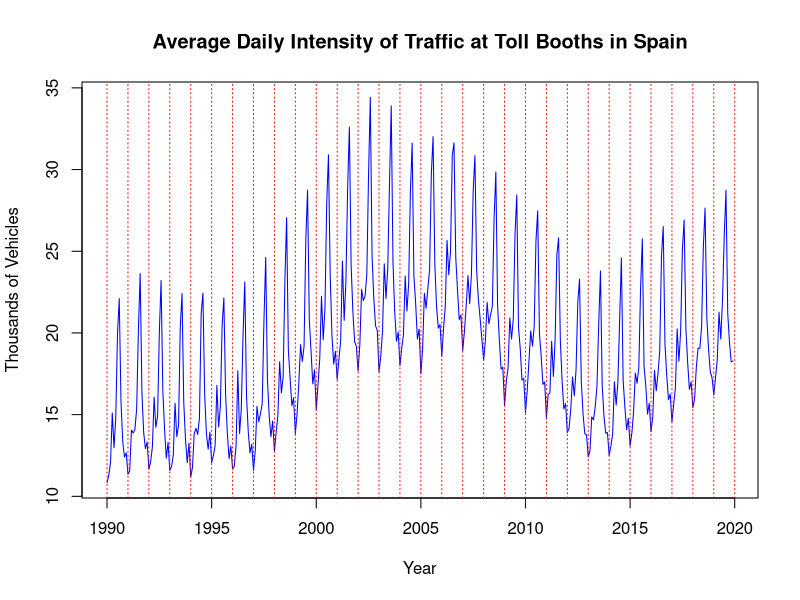
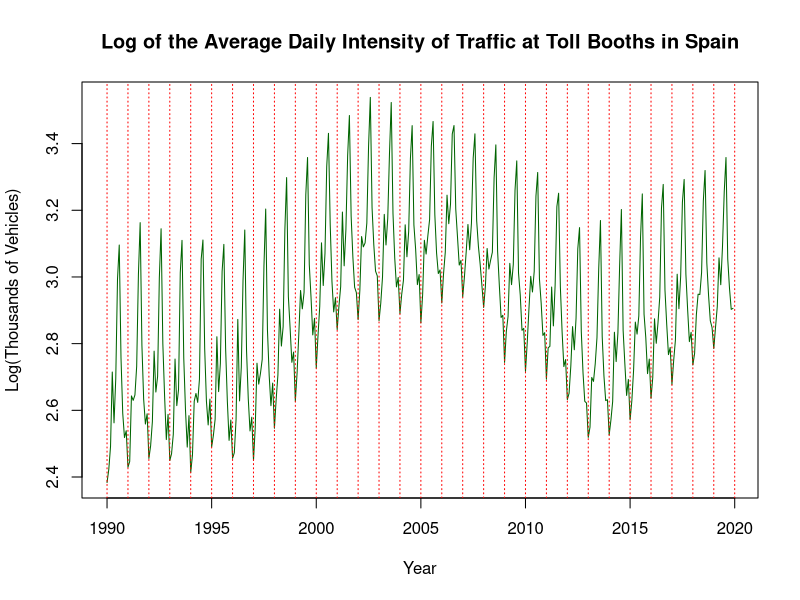
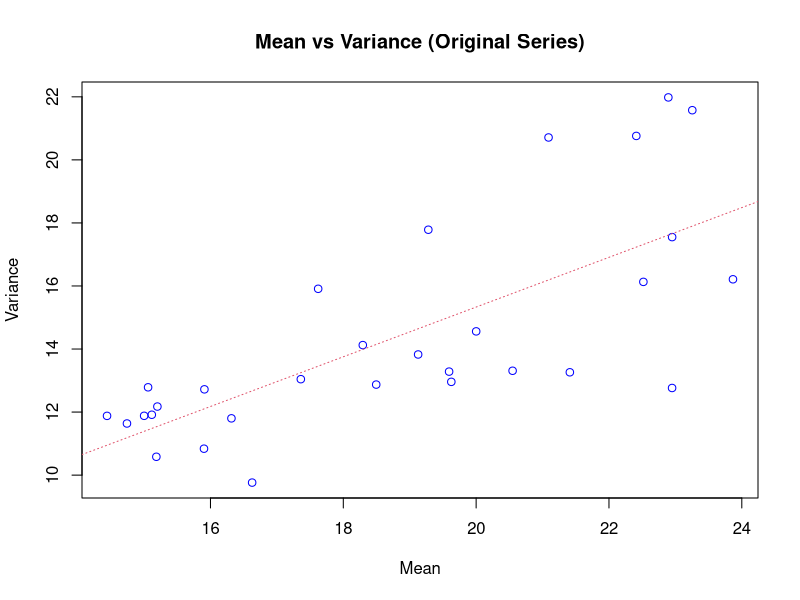
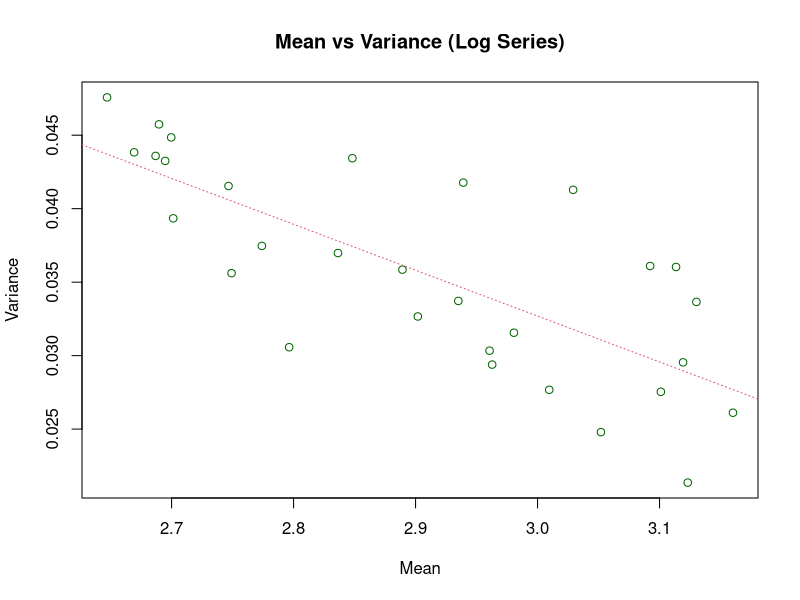
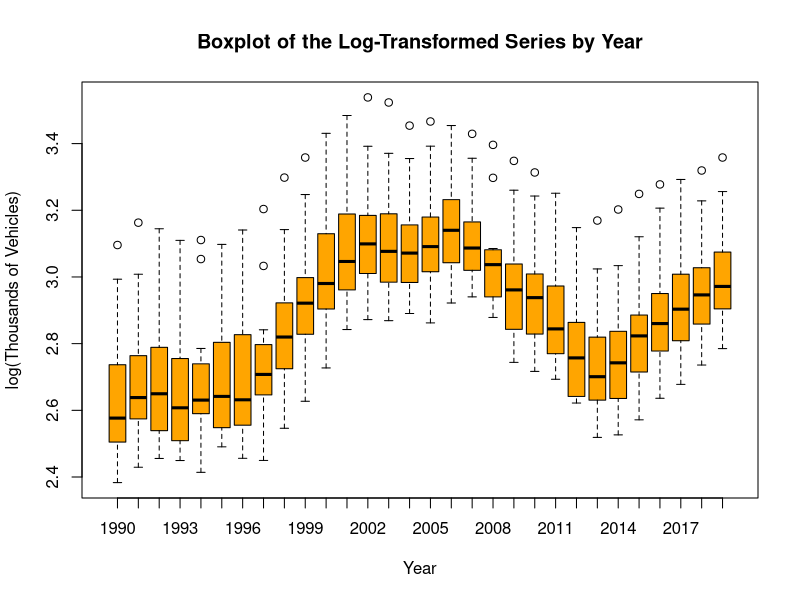
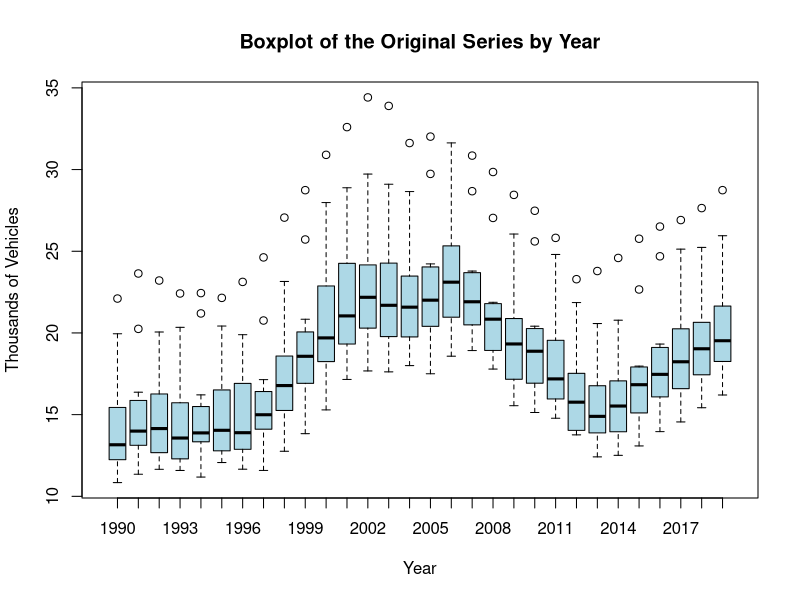
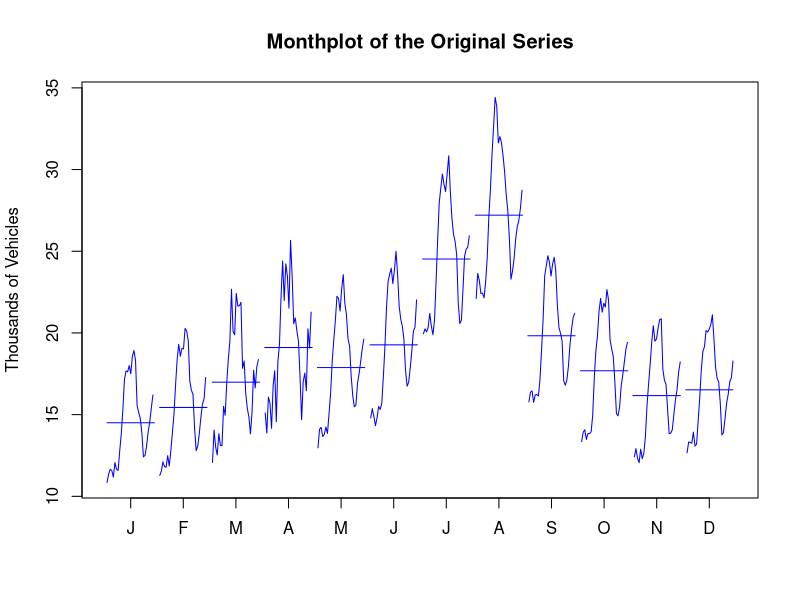
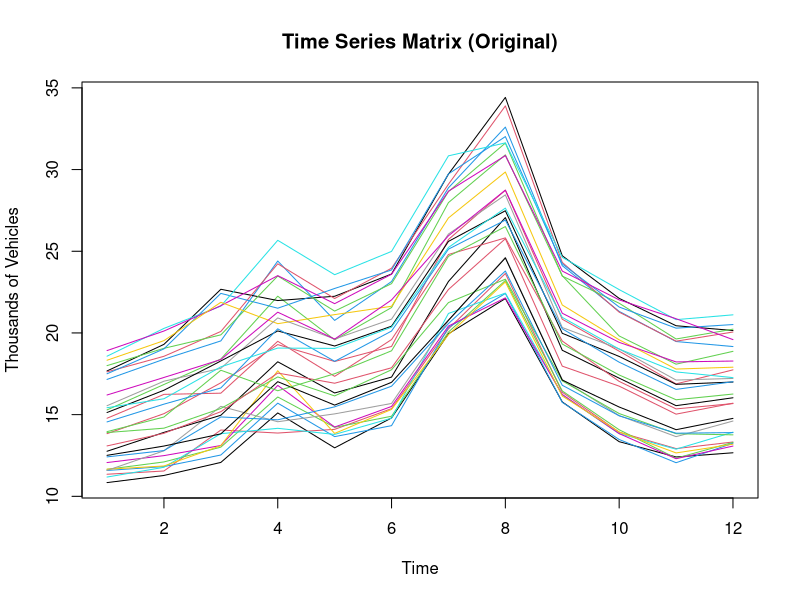

Here is the R script that generated these plots, in order:
## ---- chunk 1
knitr::opts_chunk$set(echo = TRUE)
#install.packages("tseries")
#install.packages("forecast")  
library(tseries)
library(forecast)
## ---- chunk 2

# 1) Reading the data and initial plots

# Convert the data into a time series (freq=12 for monthly data, starting at 1990)
serie <- window(ts(read.table("peajes.dat"), start = 1990, freq = 12))

# Plot of the original series
plot(
  serie,
  main = "Average Daily Intensity of Traffic at Toll Booths in Spain",
  xlab = "Year",
  ylab = "Thousands of Vehicles",
  col = "blue"
)
abline(v = 1990:2020, lty = 3, col = "red")

# Log-transformed series
log_serie <- log(serie)

# Plot of the log-transformed series
plot(
  log_serie,
  main = "Log of the Average Daily Intensity of Traffic at Toll Booths in Spain",
  xlab = "Year",
  ylab = "Log(Thousands of Vehicles)",
  col = "darkgreen"
)
abline(v = 1990:2020, lty = 3, col = "red")


## ---- chunk 3
# 2) Calculating mean and variance by year, and boxplots

# Mean and variance of the original series
m <- apply(matrix(serie, nr = 12), 2, mean)
v <- apply(matrix(serie, nr = 12), 2, var)

# Plot of mean vs variance for the original series
plot(
  m, v,
  main = "Mean vs Variance (Original Series)",
  xlab = "Mean",
  ylab = "Variance",
  col = "blue"
)
abline(lm(v ~ m), col = 2, lty = 3)

linear_model_ts <- lm(v ~ m)

# Mean and variance of the log-transformed series
m_log <- apply(matrix(log_serie, nr = 12), 2, mean)
v_log <- apply(matrix(log_serie, nr = 12), 2, var)

# Plot of mean vs variance for the log-transformed series
plot(
  m_log, v_log,
  main = "Mean vs Variance (Log Series)",
  xlab = "Mean",
  ylab = "Variance",
  col = "darkgreen"
)
abline(lm(v_log ~ m_log), col = 2, lty = 3)

linear_model_log_ts <- lm(v_log ~ m_log)

# By looking at these plots, we see there might not be a huge difference in variance stabilization

# Boxplots by year for the log-transformed series
boxplot(
  log_serie ~ floor(time(serie)),
  main = "Boxplot of the Log-Transformed Series by Year",
  xlab = "Year",
  ylab = "log(Thousands of Vehicles)",
  col = "orange"
)

# Boxplots by year for the original series
boxplot(
  serie ~ floor(time(serie)),
  main = "Boxplot of the Original Series by Year",
  xlab = "Year",
  ylab = "Thousands of Vehicles",
  col = "lightblue"
)

## ---- chunk 4
# 3) Determination of the differencing order

# Apply ndiffs() and nsdiffs() to the original series
ndiffs_original  <- ndiffs(serie)
nsdiffs_original <- nsdiffs(serie)

cat("Suggested regular differencing (original):", ndiffs_original, "\n")
cat("Suggested seasonal differencing (original):", nsdiffs_original, "\n")

# Apply ndiffs() and nsdiffs() to the log-transformed series
ndiffs_log  <- ndiffs(log_serie)
nsdiffs_log <- nsdiffs(log_serie)

cat("Suggested regular differencing (log):", ndiffs_log, "\n")
cat("Suggested seasonal differencing (log):", nsdiffs_log, "\n")
## ---- chunk 5
# 4) Exploring seasonality and differencing

# Month plot of the original series (shows seasonal patterns by month)
monthplot(
  serie,
  main = "Monthplot of the Original Series",
  ylab = "Thousands of Vehicles",
  col = "blue"
)

# Plot the series in a matrix form (each line is a month)
ts.plot(
  matrix(serie, nr = 12),
  main = "Time Series Matrix (Original)",
  xlab = "Time",
  ylab = "Thousands of Vehicles",
  col = 1:12
)

# We apply diff with lag=12 to remove annual seasonality
d12serie <- diff(serie, lag = 12)

# Plot the differenced series
plot(
  d12serie,
  main = "Seasonally Differenced Series (lag = 12)",
  xlab = "Time",
  ylab = "Differenced Values",
  col = "purple"
)

# Month plot of the differenced series
monthplot(
  d12serie,
  main = "Monthplot of the Differenced Series (lag = 12)",
  ylab = "Differenced Values",
  col = "purple"
)

# Matrix plot of the differenced series
ts.plot(
  matrix(d12serie, nr = 12),
  main = "Time Series Matrix (Differenced)",
  xlab = "Time",
  ylab = "Values (D12)",
  col = 1:12
)

## ---- chunk 6
# Boxplots by year for the original and differenced series

# Boxplot of the original series grouped by year
boxplot(
  serie ~ floor(time(serie)),
  main = "Boxplot of the Original Series by Year",
  xlab = "Year",
  ylab = "Thousands of Vehicles",
  col = "lightblue"
)

# Boxplot of the seasonally differenced series (lag=12) grouped by year

boxplot(
  na.omit(d12serie) ~ floor(time(na.omit(d12serie))),
  main = "Boxplot of the Differenced Series (lag=12) by Year",
  xlab = "Year",
  ylab = "Differenced Values",
  col = "lightgreen"
)

#  Stationarity tests using Augmented Dickey-Fuller (ADF) and KPSS tests

# Original series
adf_original <- adf.test(serie)
kpss_original <- kpss.test(serie)

# Differenced series (removing NAs)
adf_diff <- adf.test(na.omit(d12serie))
kpss_diff <- kpss.test(na.omit(d12serie))

# Display the results
adf_original
kpss_original
adf_diff
kpss_diff

## ---- chunk 7
#We apply diff (with lag 1) to make it stationary
d1d12serie<-diff(d12serie,lag=1)
d12d12serie<-diff(d12serie, lag=12)
d12d1d12serie<-diff(d1d12serie, lag=12)

var(d12serie)
var(d1d12serie)
var(d12d12serie)
var(d12d1d12serie)

plot(d12serie)
plot(d1d12serie)
plot(d12d12serie)
plot(d12d1d12serie)

#perform adf test
#H0: The variance and mean are not constant, and the timeseries is not stationary.
#H1: The variance and mean are constant, and the timeseries is stationary.

adf.test(d12serie)
kpss.test(d12serie)
adf.test(d1d12serie)
kpss.test(d1d12serie)
adf.test(d12d12serie)
kpss.test(d12d12serie)
adf.test(d12d1d12serie)
kpss.test(d12d1d12serie)

# Boxplot of d1d12serie grouped by year

boxplot(
  na.omit(d1d12serie) ~ floor(time(na.omit(d1d12serie))),
  main = "Boxplot of the Differenced Series (lag=1, lag=12) by Year",
  xlab = "Year",
  ylab = "Differenced Values",
  col = "lightgreen"
)

#jo aquí diria que ens hem de quedar amb el d1d12serie perquè passa el adf test i dels qwue passen l'adf test és el que te la var. més baixa

## ---- chunk 8
# Plot ACF and PACF for the stationary series
par(mfrow = c(1, 2)) # Set up the plot layout
acf(d1d12serie, main = "ACF of Stationary Series")
pacf(d1d12serie, main = "PACF of Stationary Series")
par(mfrow = c(1, 1)) # Reset plot layout

#print all values 
print("ACF")
acf(d1d12serie, plot = FALSE)
print("PACF")
pacf(d1d12serie, plot = FALSE)

## ---- chunk 9
# Assuming 'd1d12serie' is already defined and is your stationary series

# Previous models from your colleague:
model1 <- arima(d1d12serie, order = c(2, 0, 0))
model2 <- arima(d1d12serie, order = c(0, 0, 4))
model3 <- arima(d1d12serie, order = c(2, 0, 4))

# Additional models you might consider:
model4 <- arima(d1d12serie, order = c(1, 0, 1))  # AR(1), MA(1)
model5 <- arima(d1d12serie, order = c(2, 0, 1))  # AR(2), MA(1)
model6 <- arima(d1d12serie, order = c(1, 0, 2))  # AR(1), MA(2)



# Compare AIC and BIC values for all models
aic_values <- c(
  AIC(model1), AIC(model2), AIC(model3),
  AIC(model4), AIC(model5), AIC(model6)
)

bic_values <- c(
  BIC(model1), BIC(model2), BIC(model3),
  BIC(model4), BIC(model5), BIC(model6)
)

comparison <- data.frame(
  model = c("ARIMA(2,0,0)", "ARIMA(0,0,4)", "ARIMA(2,0,4)",
            "ARIMA(1,0,1)", "ARIMA(2,0,1)", "ARIMA(1,0,2)"),
  AIC = aic_values,
  BIC = bic_values
)

print(comparison)


## ---- chunk 10
# ----- ESTIMATION OF THE IDENTIFIED MODEL (ARIMA(2,0,4)) -----

# Fit the ARIMA(2,0,4) model to the differenced series
cat("Best model")
best_model <- arima(d1d12serie, order = c(2, 0, 4))

# Display a summary of the fitted model
summary(best_model)


cat("Second best model")
second_best_model <- arima(d1d12serie, order = c(1, 0, 1))

# Display a summary of the fitted model
summary(second_best_model)





## ---- chunk 11
#################Validation#################################
validation=function(model){
  s=frequency(get(model$series))
  resid=model$residuals
  par(mfrow=c(2,2),mar=c(3,3,3,3))
  #Residuals plot
  plot(resid,main="Residuals")
  abline(h=0)
  abline(h=c(-3*sd(resid),3*sd(resid)),lty=3,col=4)
  #Square Root of absolute values of residuals (Homocedasticity)
  scatter.smooth(sqrt(abs(resid)),main="Square Root of Absolute residuals",
                 lpars=list(col=2))
  
  #Normal plot of residuals
  qqnorm(resid)
  qqline(resid,col=2,lwd=2)
  
  ##Histogram of residuals with normal curve
  hist(resid,breaks=20,freq=FALSE)
  curve(dnorm(x,mean=mean(resid),sd=sd(resid)),col=2,add=T)
  
  
  #ACF & PACF of residuals
  par(mfrow=c(1,2))
  acf(resid,ylim=c(-1,1),lag.max=60,col=c(2,rep(1,s-1)),lwd=1)
  pacf(resid,ylim=c(-1,1),lag.max=60,col=c(rep(1,s-1),2),lwd=1)
  par(mfrow=c(1,1))
  
  #Ljung-Box p-values
  par(mar=c(2,2,1,1))
  tsdiag(model,gof.lag=7*s)
  cat("\n--------------------------------------------------------------------\n")
  print(model)
  
  #Stationary and Invertible
  cat("\nModul of AR Characteristic polynomial Roots: ", 
      Mod(polyroot(c(1,-model$model$phi))),"\n")
  cat("\nModul of MA Characteristic polynomial Roots: ",
      Mod(polyroot(c(1,model$model$theta))),"\n")
  
  suppressMessages(require(forecast,quietly=TRUE,warn.conflicts=FALSE))
  plot(model)
  
  #Model expressed as an MA infinity (psi-weights)
  psis=ARMAtoMA(ar=model$model$phi,ma=model$model$theta,lag.max=36)
  names(psis)=paste("psi",1:36)
  cat("\nPsi-weights (MA(inf))\n")
  cat("\n--------------------\n")
  print(psis[1:24])
  
  #Model expressed as an AR infinity (pi-weights)
  pis=-ARMAtoMA(ar=-model$model$theta,ma=-model$model$phi,lag.max=36)
  names(pis)=paste("pi",1:36)
  cat("\nPi-weights (AR(inf))\n")
  cat("\n--------------------\n")
  print(pis[1:24])
   
  cat("\nDescriptive Statistics for the Residuals\n")
  cat("\n----------------------------------------\n") 
  
  suppressMessages(require(fBasics,quietly=TRUE,warn.conflicts=FALSE))
  ##Anderson-Darling test
  print(basicStats(resid))
  
  ## Add here complementary tests (use with caution!)
  ##---------------------------------------------------------
  cat("\nNormality Tests\n")
  cat("\n--------------------\n")
 
  ##Shapiro-Wilks Normality test
  print(shapiro.test(resid))

  suppressMessages(require(nortest,quietly=TRUE,warn.conflicts=FALSE))
  ##Anderson-Darling test
  print(ad.test(resid))
  
  suppressMessages(require(tseries,quietly=TRUE,warn.conflicts=FALSE))
  ##Jarque-Bera test
  print(jarque.bera.test(resid))
  
  cat("\nHomoscedasticity Test\n")
  cat("\n--------------------\n")
  suppressMessages(require(lmtest,quietly=TRUE,warn.conflicts=FALSE))
  ##Breusch-Pagan test
  obs=get(model$series)
  print(bptest(resid~I(obs-resid)))
  
  cat("\nIndependence Tests\n")
  cat("\n--------------------\n")
  
  ##Durbin-Watson test
  print(dwtest(resid~I(1:length(resid))))
  
  ##Ljung-Box test
  cat("\nLjung-Box test\n")
  print(t(apply(matrix(c(1:4,(1:4)*s)),1,function(el) {
    te=Box.test(resid,type="Ljung-Box",lag=el)
    c(lag=(te$parameter),statistic=te$statistic[[1]],p.value=te$p.value)})))
  
}
################# Fi Validation #################################
## ---- chunk 12
validation(best_model)


## ---- chunk 13
validation(second_best_model)
## ---- chunk 14
